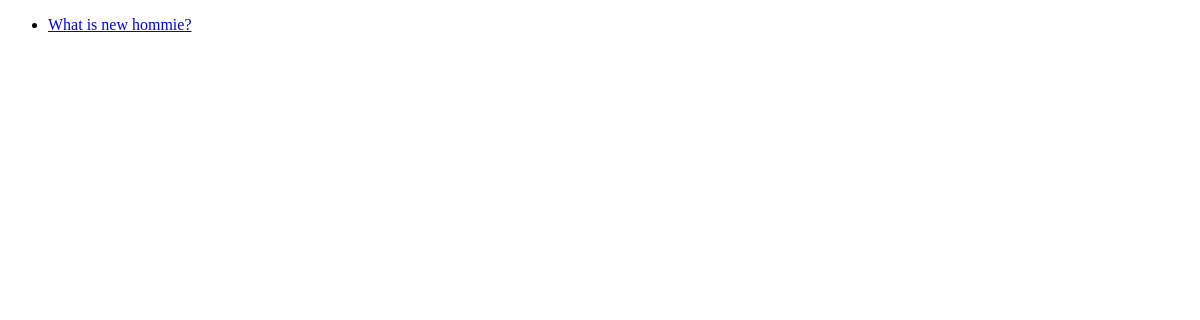
Before: /polls/ with the older database file.
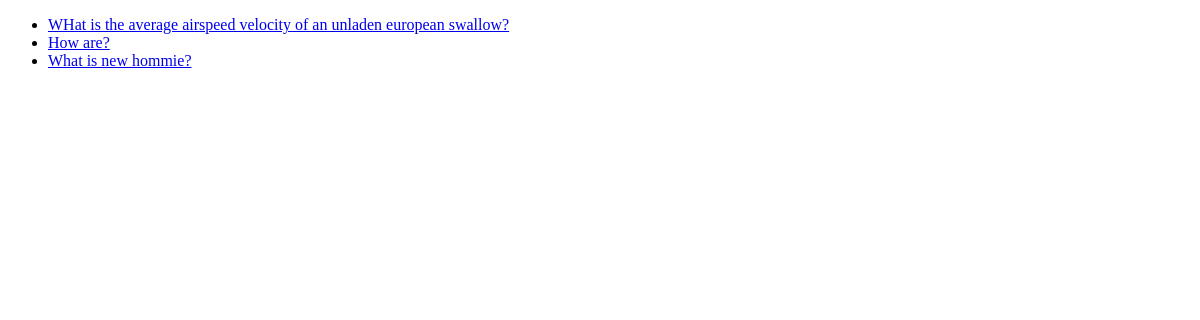
After: the same page with the newer database file.
### polls/models.py (models this page shows, shortened)
class Question(models.Model):
  question_text = models.CharField(max_length=200)
  pub_date = models.DateTimeField('date published')

### polls/views.py (the view)
# urls.py: path('', views.index, name='index'),
def index(request):
  latest_question_list = Question.objects.order_by('-pub_date')[:5]
  context = {
    'latest_question_list': latest_question_list,
  }
  return render(request, 'polls/index.html', context)

### polls/templates/polls/index.html (shortened to what this page needs)
<!DOCTYPE html>
<html lang="en-US">
  <head>
  </head>
  <body>
    {% if latest_question_list %}
      <ul>
      {% for question in latest_question_list %}
        <li><a href="{% url 'polls:detail' question.id %}">{{ question.question_text }}</a></li>
      {% endfor %}
      </ul>
    {% else %}
      <p>No polls are available.</p>
    {% endif %}
  </body>
</html>

Changed rows visible on the page:
added Question: question_text "WHat is the average airspeed velocity of an unladen european swallow?"
added Question: question_text "How are?"
